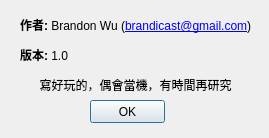
<?xml version="1.0" encoding="UTF-8"?>
<ui version="4.0">
 <class>Dialog</class>
 <widget class="QDialog" name="Dialog">
  <property name="geometry">
   <rect>
    <x>0</x>
    <y>0</y>
    <width>269</width>
    <height>138</height>
   </rect>
  </property>
  <property name="sizePolicy">
   <sizepolicy hsizetype="Fixed" vsizetype="Fixed">
    <horstretch>0</horstretch>
    <verstretch>0</verstretch>
   </sizepolicy>
  </property>
  <property name="windowTitle">
   <string>關於</string>
  </property>
  <widget class="QPushButton" name="pushButton">
   <property name="geometry">
    <rect>
     <x>90</x>
     <y>100</y>
     <width>75</width>
     <height>23</height>
    </rect>
   </property>
   <property name="text">
    <string>OK</string>
   </property>
  </widget>
  <widget class="QLabel" name="label">
   <property name="geometry">
    <rect>
     <x>20</x>
     <y>10</y>
     <width>231</width>
     <height>91</height>
    </rect>
   </property>
   <property name="text">
    <string>&lt;html&gt;&lt;head/&gt;&lt;body&gt;&lt;p&gt;&lt;span style=&quot; font-weight:600;&quot;&gt;作者:&lt;/span&gt; Brandon Wu (&lt;a href=&quot;mailto:brandicast@gmail.com&quot;&gt;&lt;span style=&quot; text-decoration: underline; color:#0000ff;&quot;&gt;brandicast@gmail.com&lt;/span&gt;&lt;/a&gt;)&lt;/p&gt;&lt;p&gt;&lt;span style=&quot; font-weight:600;&quot;&gt;版本:&lt;/span&gt; 1.0&lt;/p&gt;&lt;p align=&quot;center&quot;&gt;寫好玩的，偶會當機，有時間再研究&lt;/p&gt;&lt;/body&gt;&lt;/html&gt;</string>
   </property>
  </widget>
 </widget>
 <resources/>
 <connections/>
</ui>
